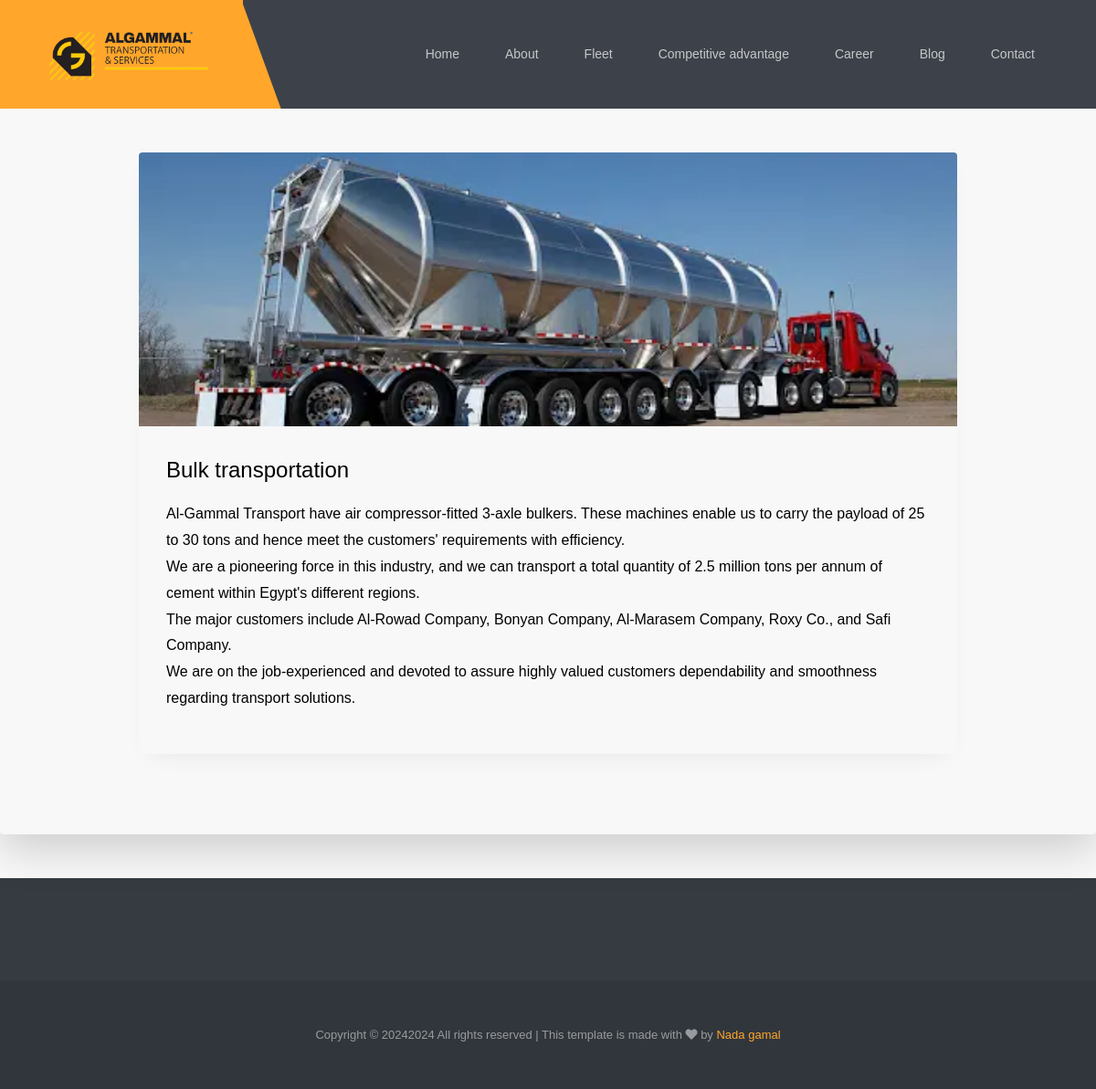
The app's page /services/1/ with its own data.
### homepage/models.py (models this page shows, shortened)
class Services(models.Model):
    name = models.CharField("Service's name", max_length=(200))
    description = models.TextField("Service's Description")
    class Meta:
        verbose_name = "Service"
        verbose_name_plural = "Services"

### homepage/views.py (the view)
# urls.py: path("services/<int:service_id>/", views.services, name="services"),
def services(request, service_id):
    service = get_object_or_404(Services, pk=service_id)
    return render(request, "homepage/Services.html", {"service": service})

### homepage/templates/homepage/Services.html (shortened to what this page needs)
{% load static %}
<!DOCTYPE html>
<html lang="en">
<head>
    <link rel="stylesheet" href="{% static 'homepage/css/all.min.css' %}">
    <link rel="stylesheet" href="{% static 'homepage/css/bootstrap.min.css' %}">
    <link rel="stylesheet" href="{% static 'homepage/css/About_us.css' %}">
    <link rel="stylesheet" href="{% static 'homepage/css/style2.css' %}">
</head>
<body>
    <nav class="navbar navbar-expand-lg  ftco-navbar-light">
        <div class="container-xl">
            <a class="navbar-brand aside-stretch align-items-center" href="index.html">
                <img src="{% static 'homepage/images/logo_psd.webp'%}" class="logo-img ">
            </a>
            <div class="collapse navbar-collapse" id="navbarSupportedContent">
                <ul class="navbar-nav ms-auto mb-2 mb-lg-0">
                    <li class="nav-item"><a class="nav-link" href="{% url 'homepage:index' %}">Home</a></li>
                    <li class="nav-item"><a class="nav-link" href="{% url 'homepage:about' %}">About</a></li>
                    <li class="nav-item"><a class="nav-link" href="{% url 'homepage:fleet' %}">Fleet</a></li>
                    <li class="nav-item"><a class="nav-link" href="{% url 'homepage:advantage' %}">Competitive
                            advantage</a></li>
                    <li class="nav-item"><a class="nav-link" href="{% url 'homepage:career' %}">Career</a></li>
                    <li class="nav-item"><a class="nav-link" href="{% url 'homepage:blog' %}">Blog</a></li>
                    <li class="nav-item"><a class="nav-link" href="{% url 'homepage:contact' %}">Contact</a></li>
                </ul>
            </div>
        </div>
    </nav>
        <section class="ftco-section bg-light ftco-no-pt p-5  shadow-lg p-3 mb-5 bg-body-tertiary rounded">
            <div class="container-xl">
                <div class="row justify-content-center">
                    <div class="col-md-10 col-lg-5 d-flex">
                        <div class="blog-entry justify-content-end aos-init aos-animate" data-aos="fade-up"
                            data-aos-duration="1000" data-aos-delay="100">
                            <div class="block-20 img d-flex align-items-end photo"
                                style="background-image: url('/static/homepage/images/service_{{service.id}}.webp');">
                            </div>
                            <div class="text">
                                <h1 class="heading mb-3"><a href="#">{{service.name}}</a></h1>
                                <p class="serDes">{{service.description|linebreaks}}</p>
                            </div>
                        </div>
                    </div>
                </div>
            </div>
        </section>
        <footer class="ftco-footer">
            <div class="container-fluid px-0 py-5 bg-darken">
                <div class="container-xl">
                    <div class="row">
                        <div class="col-md-12 text-center">
                            <p class="mb-0" style="color: rgba(255,255,255,.5); font-size: 13px;">Copyright ©
                                <script>document.write(new Date().getFullYear());</script>2024 All rights reserved |
                                This
                                template is made with <i class="fa fa-heart color-danger" aria-hidden="true"></i> by <a
                                    href="" target="_blank" rel="nofollow noopener">Nada gamal</a>
                            </p>
                        </div>
                    </div>
                </div>
            </div>
        </footer>
</body>
</html>

### homepage/templates/homepage/Services.html (style rules this page uses)
.blog-entry { background-color: rgba(248,248,248,1); }
.heading { font-family: "Poppins", Arial, Helvetica, sans-serif; font-weight: 300px; font-size: 100px; color: #0056b3; }
p { color: black; }

### records on screen
Services: name "Bulk transportation", description "Al-Gammal Transport have air compressor-fitted 3-axle bulkers. These machines enable us to carry the payload of 25 to 30 tons and hence meet the customers' requirements with efficiency. We are a pioneering force in this industry, and we can transport a total quantity of 2.5 million tons per annum of cement within Egypt's different regions. The major customers include Al-Rowad Company, Bonyan Company, Al-Marasem Company, Roxy Co., and Safi Company. We are on the job-experienced and devoted to assure highly valued customers dependability and smoothness regarding transport solutions."
